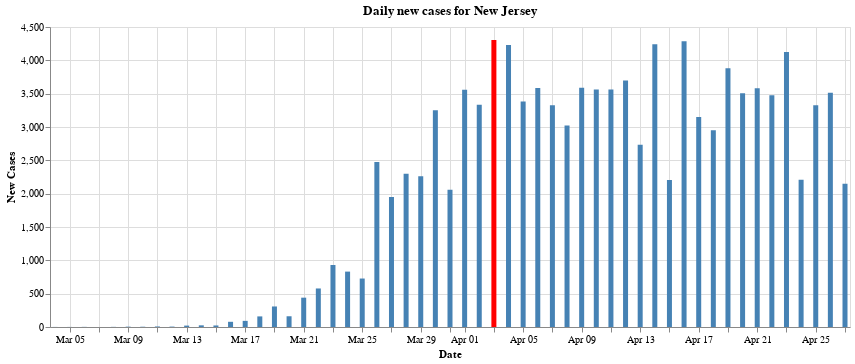

Notebook source saved alongside this figure:
### Markdown cell above
## 11 - Graph of daily new cases in New Jersey
Below we plot a graph that shows the increase in cases per day. 
There is a lot of talk on the news about "flattening the curve", however in the daily briefings that Governor Murphy holds, he only talks about developments from the overnight, and rarely shows the actual data plotted as a bar chart. The below chart actually visualizes the said curve that everyone is talking about. And we can see that it is, in fact, flattening

### Code cell
jersey_cases_full=us_states[us_states.state=="New Jersey"]
jersey_cases_county_full=us_counties[us_counties["state"]=="New Jersey"]

jersey_cases=jersey_cases_full.drop('state', axis=1)
jersey_cases=jersey_cases.drop('fips', axis=1)

first_case_date=jersey_cases.iloc[0].date
date_object=first_case_date
# date_object = datetime.strptime(first_case_date, '%Y-%m-%d')
date_object = date_object - timedelta(days=1)
time_string = date_object.strftime('%Y-%m-%d')

jersey_cases.loc[-1] = [time_string, 0, 0]  # adding a row
jersey_cases.index = jersey_cases.index + 1  # shifting index
jersey_cases = jersey_cases.sort_index()  # sorting by index
    
jersey_cases=jersey_cases.set_index('date')


daily_new_cases = jersey_cases.diff()
daily_new_cases=daily_new_cases.reset_index()
daily_new_cases=daily_new_cases.drop(0, axis=0)
daily_new_cases = daily_new_cases.astype({"cases": int, "deaths": int})
daily_new_cases=daily_new_cases.rename(columns={'cases': 'new_cases', 'deaths': 'new_deaths'})


# display(daily_new_cases)


max_daily_increase = daily_new_cases['new_cases'].max()
# display(max_daily_increase)

chart = alt.Chart(daily_new_cases).mark_bar().encode(
    y=alt.Y('new_cases:Q', axis=alt.Axis(title='New Cases')),
    x=alt.X('date:T', axis=alt.Axis(format='%b %d', title='Date')),
    # The highlight will be set on the result of a conditional statement
    color=alt.condition(
        alt.datum.new_cases == max_daily_increase,
        alt.value('red'),    
        alt.value('steelblue')  
    ),
    tooltip=['date:T','new_cases']

).properties(
    width=800,
    title="Daily new cases for New Jersey"
)

    
display(chart)

### Figure 1 — Vega-Lite specification as saved in the notebook (floating-point values rounded to 4 significant figures)
{"config": {"view": {"continuousWidth": 400, "continuousHeight": 300}}, "data": {"name": "data-23a1fe63fe47859c8bea4080e536e8eb"}, "mark": "bar", "encoding": {"color": {"condition": {"value": "red", "test": "(datum.new_cases === 4305)"}, "value": "steelblue"}, "tooltip": [{"type": "temporal", "field": "date"}, {"type": "quantitative", "field": "new_cases"}], "x": {"type": "temporal", "axis": {"format": "%b %d", "title": "Date"}, "field": "date"}, "y": {"type": "quantitative", "axis": {"title": "New Cases"}, "field": "new_cases"}}, "title": "Daily new cases for New Jersey", "width": 800, "$schema": "https://vega.github.io/schema/vega-lite/v4.8.1.json", "datasets": {"data-23a1fe63fe47859c8bea4080e536e8eb": [{"date": "2020-03-04T00:00:00", "new_cases": 1, "new_deaths": 0}, {"date": "2020-03-05T00:00:00", "new_cases": 1, "new_deaths": 0}, {"date": "2020-03-06T00:00:00", "new_cases": 2, "new_deaths": 0}, {"date": "2020-03-07T00:00:00", "new_cases": 0, "new_deaths": 0}, {"date": "2020-03-08T00:00:00", "new_cases": 2, "new_deaths": 0}, {"date": "2020-03-09T00:00:00", "new_cases": 5, "new_deaths": 0}, {"date": "2020-03-10T00:00:00", "new_cases": 4, "new_deaths": 1}, {"date": "2020-03-11T00:00:00", "new_cases": 8, "new_deaths": 0}, {"date": "2020-03-12T00:00:00", "new_cases": 6, "new_deaths": 0}, {"date": "2020-03-13T00:00:00", "new_cases": 21, "new_deaths": 0}, {"date": "2020-03-14T00:00:00", "new_cases": 25, "new_deaths": 1}, {"date": "2020-03-15T00:00:00", "new_cases": 23, "new_deaths": 0}, {"date": "2020-03-16T00:00:00", "new_cases": 78, "new_deaths": 1}, {"date": "2020-03-17T00:00:00", "new_cases": 92, "new_deaths": 0}, {"date": "2020-03-18T00:00:00", "new_cases": 159, "new_deaths": 2}, {"date": "2020-03-19T00:00:00", "new_cases": 308, "new_deaths": 4}, {"date": "2020-03-20T00:00:00", "new_cases": 161, "new_deaths": 2}, {"date": "2020-03-21T00:00:00", "new_cases": 440, "new_deaths": 5}, {"date": "2020-03-22T00:00:00", "new_cases": 578, "new_deaths": 4}, {"date": "2020-03-23T00:00:00", "new_cases": 930, "new_deaths": 7}, {"date": "2020-03-24T00:00:00", "new_cases": 831, "new_deaths": 17}, {"date": "2020-03-25T00:00:00", "new_cases": 727, "new_deaths": 18}, {"date": "2020-03-26T00:00:00", "new_cases": 2474, "new_deaths": 19}, {"date": "2020-03-27T00:00:00", "new_cases": 1949, "new_deaths": 27}, {"date": "2020-03-28T00:00:00", "new_cases": 2299, "new_deaths": 32}, {"date": "2020-03-29T00:00:00", "new_cases": 2262, "new_deaths": 21}, {"date": "2020-03-30T00:00:00", "new_cases": 3250, "new_deaths": 38}, {"date": "2020-03-31T00:00:00", "new_cases": 2060, "new_deaths": 68}, {"date": "2020-04-01T00:00:00", "new_cases": 3559, "new_deaths": 88}, {"date": "2020-04-02T00:00:00", "new_cases": 3335, "new_deaths": 184}, {"date": "2020-04-03T00:00:00", "new_cases": 4305, "new_deaths": 108}, {"date": "2020-04-04T00:00:00", "new_cases": 4229, "new_deaths": 200}, {"date": "2020-04-05T00:00:00", "new_cases": 3381, "new_deaths": 70}, {"date": "2020-04-06T00:00:00", "new_cases": 3585, "new_deaths": 88}, {"date": "2020-04-07T00:00:00", "new_cases": 3326, "new_deaths": 227}, {"date": "2020-04-08T00:00:00", "new_cases": 3021, "new_deaths": 272}, {"date": "2020-04-09T00:00:00", "new_cases": 3590, "new_deaths": 196}, {"date": "2020-04-10T00:00:00", "new_cases": 3561, "new_deaths": 232}, {"date": "2020-04-11T00:00:00", "new_cases": 3563, "new_deaths": 251}, {"date": "2020-04-12T00:00:00", "new_cases": 3699, "new_deaths": 167}, {"date": "2020-04-13T00:00:00", "new_cases": 2734, "new_deaths": 93}, {"date": "2020-04-14T00:00:00", "new_cases": 4240, "new_deaths": 362}, {"date": "2020-04-15T00:00:00", "new_cases": 2206, "new_deaths": 351}, {"date": "2020-04-16T00:00:00", "new_cases": 4287, "new_deaths": 362}, {"date": "2020-04-17T00:00:00", "new_cases": 3150, "new_deaths": 322}, {"date": "2020-04-18T00:00:00", "new_cases": 2953, "new_deaths": 230}, {"date": "2020-04-19T00:00:00", "new_cases": 3881, "new_deaths": 132}, {"date": "2020-04-20T00:00:00", "new_cases": 3505, "new_deaths": 175}, {"date": "2020-04-21T00:00:00", "new_cases": 3581, "new_deaths": 376}, {"date": "2020-04-22T00:00:00", "new_cases": 3478, "new_deaths": 310}, {"date": "2020-04-23T00:00:00", "new_cases": 4124, "new_deaths": 305}, {"date": "2020-04-24T00:00:00", "new_cases": 2207, "new_deaths": 249}, {"date": "2020-04-25T00:00:00", "new_cases": 3327, "new_deaths": 246}, {"date": "2020-04-26T00:00:00", "new_cases": 3515, "new_deaths": 75}, {"date": "2020-04-27T00:00:00", "new_cases": 2150, "new_deaths": 106}]}}
